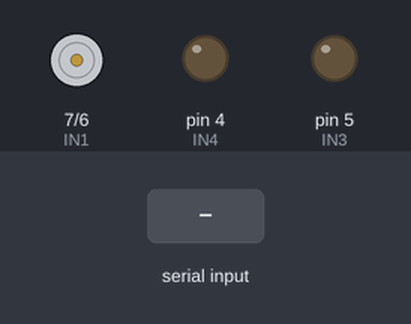
This program was run on a simulated Arduino Uno, built with avr-gcc and run on an emulated ATmega328P. Parts: motor-driver pin pairs drawn as motors (green arrow = first pin HIGH = forward, orange = second pin HIGH = backward, longer = more drive), output pins drawn as LEDs (lit = HIGH). Inputs (shaded band) come from the test bench.

Above: at 1.2 s.
1.3 s: "1" received over Serial
At 2.5 s:
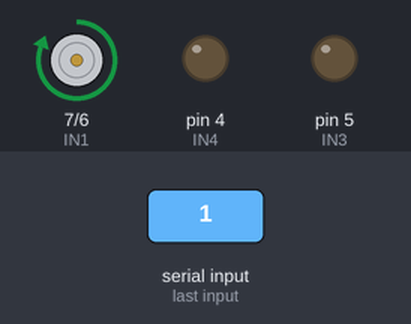
2.8 s: "2" received over Serial
At 3.6 s:
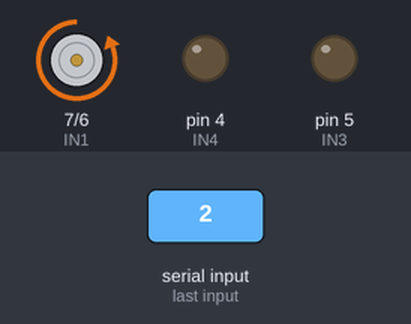
4.3 s: "3" received over Serial
At 4.7 s:
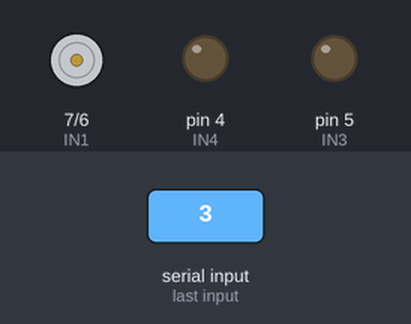
Timing chart, 0 to 7.3 s (numbered marks = the images above; inputs shaded):
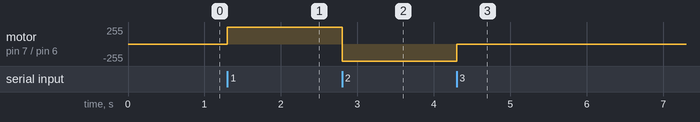

The program:

main.cpp
```cpp
#include <Arduino.h>
#define IN1 7
#define IN2 6
#define IN3 5
#define IN4 4
void ugasi()
{
  digitalWrite(IN1, LOW);
  digitalWrite(IN2, LOW);

  digitalWrite(IN3, LOW);
  digitalWrite(IN4, LOW);

}
void pokreni()
{
  ugasi();
  digitalWrite(IN1, HIGH);
}
void pokreniSuprotanSmjer()
{
  ugasi();
  digitalWrite(IN2, HIGH);
}
void ocitaj(char pom)
{
  if(pom=='1')
  {
    pokreni();
  }
  else if(pom=='2')
  {
    pokreniSuprotanSmjer();
  }
  else if(pom=='3')
  {
    ugasi();
  }


}


void setup() {

  pinMode(IN1, OUTPUT);
  pinMode(IN2, OUTPUT);
  pinMode(IN3, OUTPUT);
  pinMode(IN4, OUTPUT);


  Serial.begin(9600);

}

void loop() {


  if(Serial.available()>0)
    {
      char c=(char)Serial.read();
      ocitaj(c);
    }


}
```

Measured:
- after the input at 1.3 s, motor on pin 7 (IN1) / pin 6 (IN2): stopped → forward 255/255 at once
- after the input at 2.8 s, motor on pin 7 (IN1) / pin 6 (IN2): forward 255/255 → backward 255/255 at once
- after the input at 4.3 s, motor on pin 7 (IN1) / pin 6 (IN2): backward 255/255 → stopped at once
